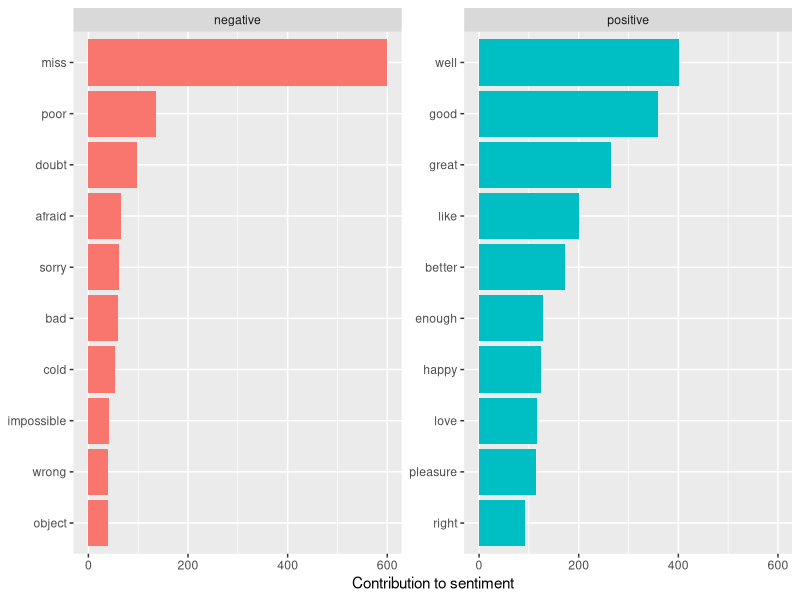
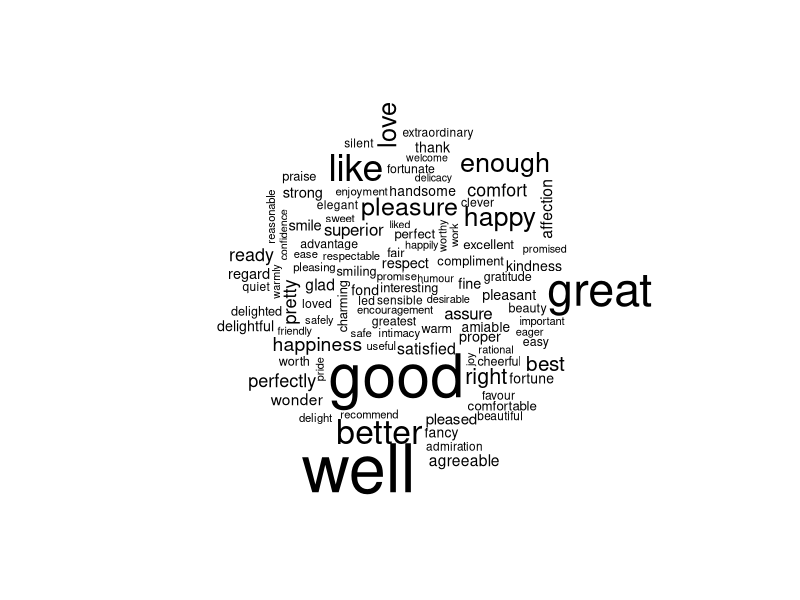
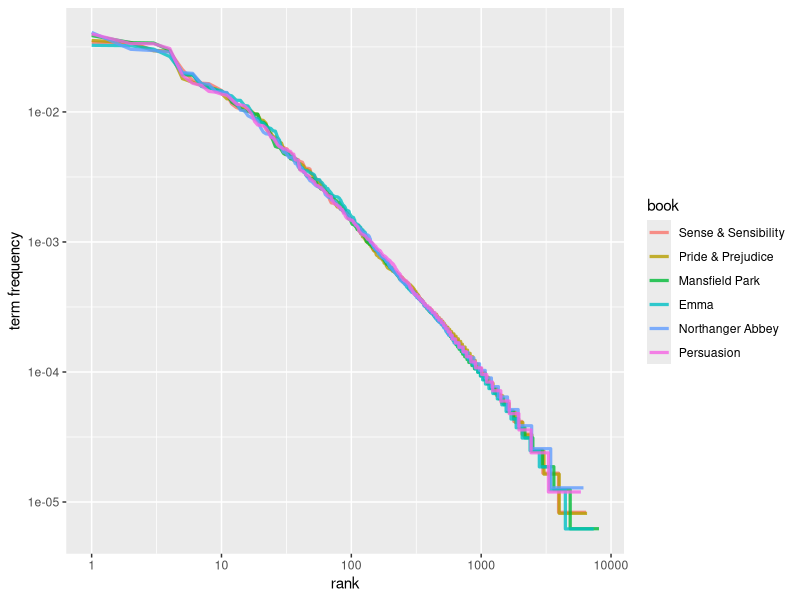
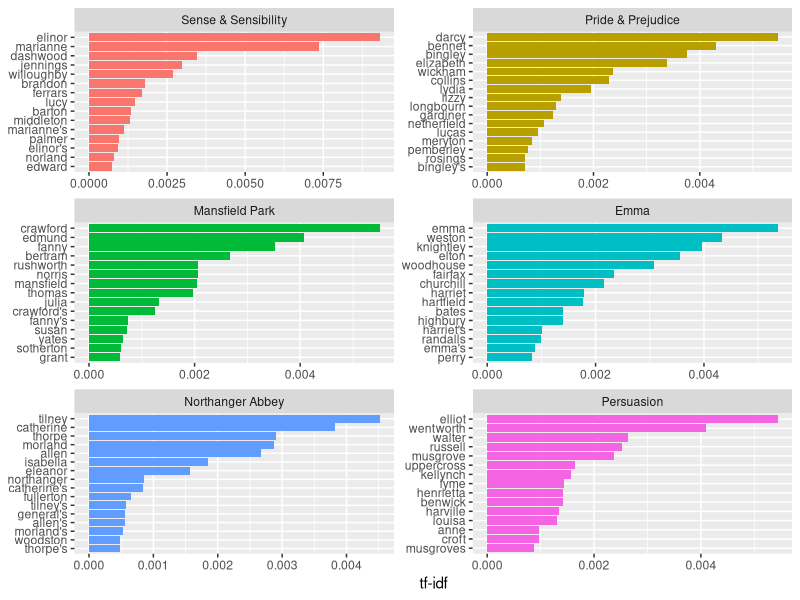
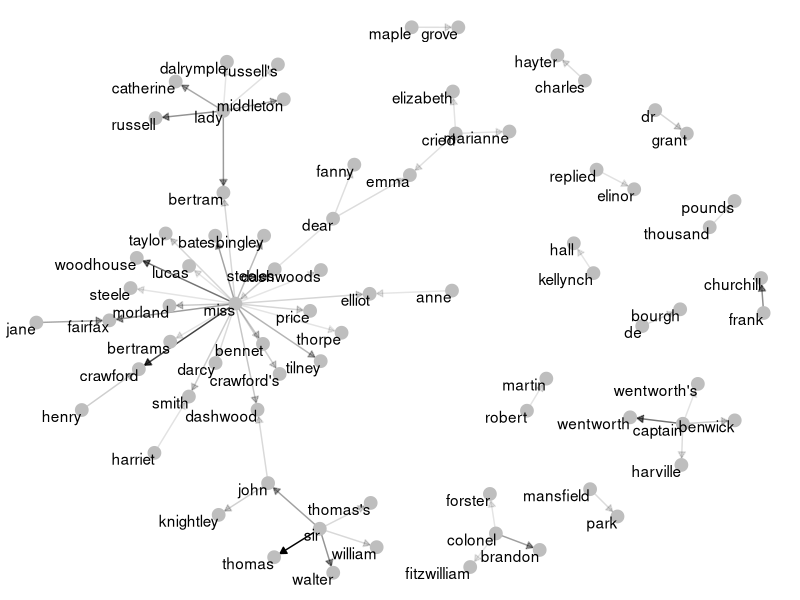

Here is the R script that generated these plots, in order:
## ---- chunk 1
library(tidyverse)
library(tidytext)
library(janeaustenr)
library(wordcloud)
library(igraph)
library(ggraph)
## ---- chunk 2
knitr::opts_chunk$set(
  message = FALSE,
  warning = FALSE
)
## ---- chunk 3
# Create some sample data with text
my_data <- tibble(
  line = 1:3, 
  text = c("Hello world", "HOW are yOu dOiNg?", "what's go!i@ng o-n?")
)

# Break into tokens
my_data %>% 
  unnest_tokens(word, text)
## ---- chunk 4
# Add line numbers and chapter numbers
original_books <- austen_books() %>% 
  group_by(book) %>% 
  mutate(line_number = row_number(),
         chapter = cumsum(str_detect(text, regex("^chapter [\\divxlc]", # detect the text "Chapter"
                                           ignore_case = TRUE)))) %>% 
  ungroup()

# Extract tokens
tidy_books <- original_books %>% 
  unnest_tokens(word, text)

tidy_books
## ---- chunk 5
# Remove stop words
tidy_books %>% 
  anti_join(stop_words, by="word")
## ---- chunk 6
# Get bing sentiment lexicon
bing <- get_sentiments("bing")

# Join the sentiments for the tokens in Emma
emma_sentiments <- tidy_books %>% 
  filter(book == "Emma") %>% 
  inner_join(bing, by="word")

emma_sentiments
## ---- chunk 7
# Get count of positive sentiment words
emma_sentiments %>% 
  filter(sentiment == "positive") %>% 
  count(word, sort = TRUE)
## ---- chunk 8
# Get count of negative sentiment words
emma_sentiments %>% 
  filter(sentiment == "negative") %>% 
  count(word, sort = TRUE)
## ---- chunk 9
# Plot sentiment word counts on bar plot
emma_sentiments %>%
  count(word, sentiment, sort = TRUE) %>% 
  group_by(sentiment) %>%
  slice_max(n, n = 10) %>% 
  ungroup() %>%
  mutate(word = reorder(word, n)) %>%    #Sort word on n
  ggplot(aes(n, word, fill = sentiment)) +
  geom_col(show.legend = FALSE) +
  facet_wrap(~sentiment, scales = "free_y") +
  labs(x = "Contribution to sentiment", y = NULL)
## ---- chunk 10
# Create wordcloud for positive sentiments
emma_sentiments %>%
  filter(sentiment == "positive") %>% 
  count(word) %>% 
  with(wordcloud(word, n, max.words = 100)) 
## ---- chunk 11
# Split austen books into one token per row
book_words <- austen_books() %>% 
  unnest_tokens(word, text) %>% 
  count(book, word, sort = TRUE)

# Create total col
total_words <- book_words %>% 
  group_by(book) %>% 
  summarize(total = sum(n))

# Join total col to book_words
book_words <- left_join(book_words, total_words, by = "book")

# Create rank and term frequency columns
freq_by_rank <- book_words %>% 
  group_by(book) %>% 
  mutate(rank = row_number(),
         `term frequency` = n/total) %>% 
  ungroup()

# Plot rank against term frequency for all Austen books
freq_by_rank %>% 
  ggplot(aes(rank, `term frequency`, color = book)) +
  geom_line(size = 1.1, alpha = 0.8) +
  scale_x_log10() +
  scale_y_log10()

## ---- chunk 12
# Calculate tf-idf for austen books
book_tf_idf <- book_words %>% 
  bind_tf_idf(word, book, n)

# Sort by tf-idf and select columns we want
book_tf_idf %>% 
  select(book, word, n, tf, idf, tf_idf) %>% 
  arrange(desc(tf_idf))
## ---- chunk 13
# Create a bar plot to show the greatest tf-idf tokens per book
book_tf_idf %>%
  group_by(book) %>%
  slice_max(tf_idf, n = 15) %>%    # get top 15 tf-idf per book
  ungroup() %>%
  ggplot(aes(tf_idf, fct_reorder(word, tf_idf), fill = book)) +
  geom_col(show.legend = FALSE) +
  facet_wrap(~book, ncol = 2, scales = "free") +
  labs(x = "tf-idf", y = NULL)
## ---- chunk 14
# Create bigrams from all of Jane Austens novels
austen_bigrams <- austen_books() %>% 
  unnest_tokens(bigram, text, token = "ngrams", n = 2) %>% 
  separate(bigram, c("word1", "word2"), sep = " ") %>%      
  anti_join(stop_words, by = c("word1" = "word")) %>%  # Remove stop words
  anti_join(stop_words, by = c("word2" = "word")) %>%  # Remove stop words
  filter(!is.na(word1) & !is.na(word2)) %>%   # Remove NA
  count(book, word1, word2, sort = TRUE)  # Count bigrams per book

austen_bigrams
## ---- chunk 15
# Set random seed
set.seed(1234)

# Create graph from bigrams
austen_bigram_graph <- austen_bigrams %>% 
  filter(n > 20) %>% 
  select(word1, word2, n) %>% 
  graph_from_data_frame()

# Plot graph
austen_bigram_graph %>% 
  ggraph(layout = "fr") +
  geom_edge_link(aes(edge_alpha = n), 
                 show.legend = FALSE,
                 arrow = grid::arrow(type = "closed", length = unit(.07, "inches")), 
                 end_cap = circle(.07, 'inches')) +
  geom_node_point(color = "grey", size = 4) +
  geom_node_text(aes(label = name), vjust = 1, hjust = 1) +
  theme_void()
